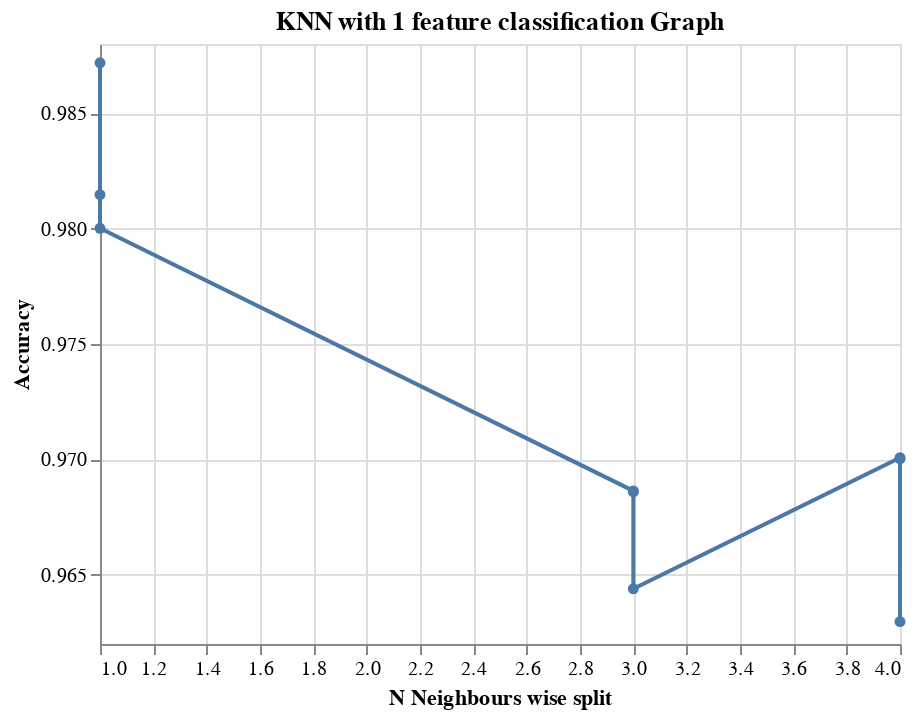

The code cell stored with this chart in its notebook:
### Markdown cell above
• Both Charts portrayed how both models are portrayed over Hyper-Parameters with Tuning.
    • After comparing both the models with chart, We can we can conclude what parameters are to be undertaken, when we have to consider them as final model.

### Code cell
# KNN Classification Model

alt.Chart(
          classification_KNN_Features, 
          title = 'KNN with 1 feature classification Graph '
         ).mark_line(point = True).encode(
                                        alt.X('knn__n_neighbors', 
                                              title = 'N Neighbours wise split'),
                                        alt.Y('mean_score', 
                                              title ='Accuracy', 
                                              scale = alt.Scale(zero = False)
                                        )
)

### Figure 1 — Vega-Lite specification as saved in the notebook (floating-point values rounded to 4 significant figures)
{"config": {"view": {"continuousWidth": 400, "continuousHeight": 300}}, "data": {"name": "data-41f79b65a999f881435b8c9b4f4ea421"}, "mark": {"type": "line", "point": true}, "encoding": {"x": {"type": "quantitative", "field": "knn__n_neighbors", "title": "N Neighbours wise split"}, "y": {"type": "quantitative", "field": "mean_score", "scale": {"zero": false}, "title": "Accuracy"}}, "title": "KNN with 1 feature classification Graph ", "$schema": "https://vega.github.io/schema/vega-lite/v4.8.1.json", "datasets": {"data-41f79b65a999f881435b8c9b4f4ea421": [{"mean_score": 0.9872, "std_score": 0.01053, "max_score": 1.0, "min_score": 0.9659, "knn__n_neighbors": 1, "knn__p": 2, "knn__weights": "distance", "skb__k": 25}, {"mean_score": 0.9815, "std_score": 0.009767, "max_score": 1.0, "min_score": 0.9659, "knn__n_neighbors": 1, "knn__p": 3, "knn__weights": "distance", "skb__k": 25}, {"mean_score": 0.98, "std_score": 0.0179, "max_score": 1.0, "min_score": 0.9425, "knn__n_neighbors": 1, "knn__p": 1, "knn__weights": "distance", "skb__k": 25}, {"mean_score": 0.9701, "std_score": 0.01135, "max_score": 0.9886, "min_score": 0.954, "knn__n_neighbors": 4, "knn__p": 2, "knn__weights": "distance", "skb__k": 25}, {"mean_score": 0.97, "std_score": 0.02559, "max_score": 1.0, "min_score": 0.9195, "knn__n_neighbors": 4, "knn__p": 1, "knn__weights": "distance", "skb__k": 25}, {"mean_score": 0.9686, "std_score": 0.01957, "max_score": 1.0, "min_score": 0.9425, "knn__n_neighbors": 3, "knn__p": 2, "knn__weights": "distance", "skb__k": 25}, {"mean_score": 0.9686, "std_score": 0.02738, "max_score": 1.0, "min_score": 0.908, "knn__n_neighbors": 3, "knn__p": 1, "knn__weights": "distance", "skb__k": 25}, {"mean_score": 0.9644, "std_score": 0.02234, "max_score": 0.9886, "min_score": 0.9205, "knn__n_neighbors": 3, "knn__p": 3, "knn__weights": "distance", "skb__k": 25}, {"mean_score": 0.963, "std_score": 0.02107, "max_score": 0.9886, "min_score": 0.9318, "knn__n_neighbors": 4, "knn__p": 3, "knn__weights": "distance", "skb__k": 25}]}}
